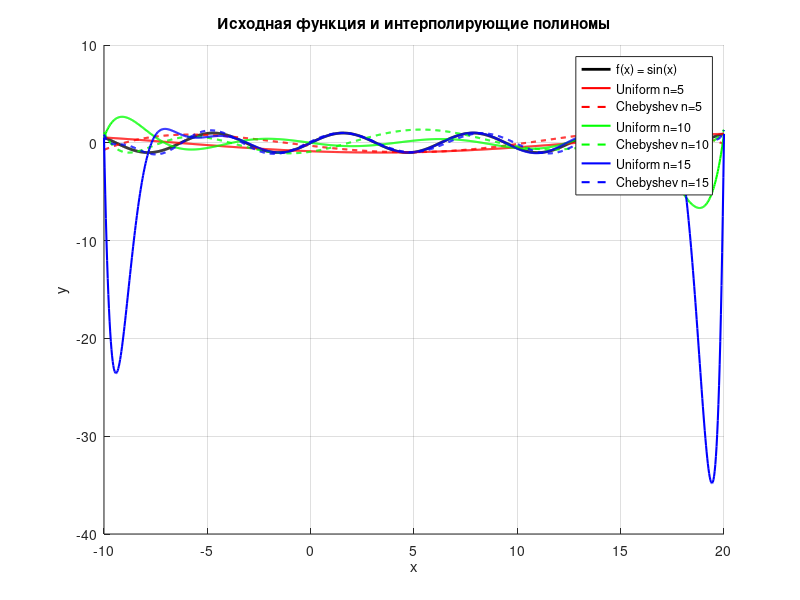
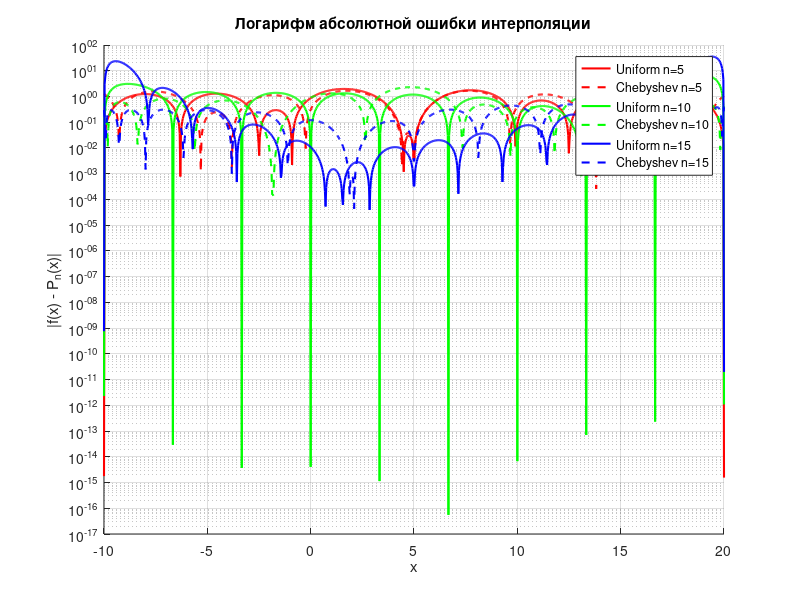
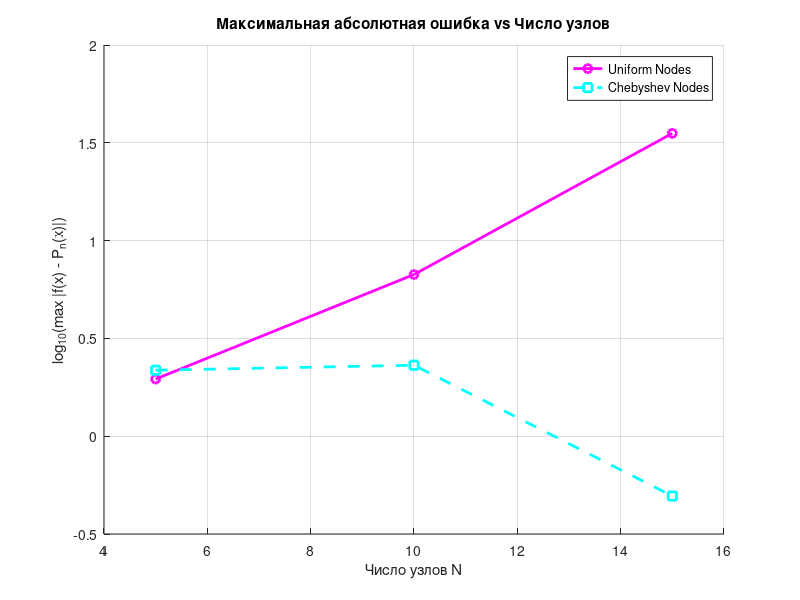

These figures' MATLAB source, in order:
function interpolation_analysis()
    a = -10;
    b = 20;

    f = @(x) sin(x);
    n_values = [5, 10, 15];

    x_plot = linspace(a, b, 1000);
    f_values = f(x_plot);

    max_errors_uniform = zeros(length(n_values),1);
    max_errors_chebyshev = zeros(length(n_values),1);

    % Цвета и стили линий для различных n
    colors = ['r', 'g', 'b'];
    line_styles = {'-', '--', '-.'};

    %% 1. Построение графиков f(x) и P_n(x) для разных n и типов узлов
    figure('Name', 'Исходная функция и интерполирующие полиномы', 'NumberTitle', 'off');
    hold on;
    plot(x_plot, f_values, 'k-', 'LineWidth', 2, 'DisplayName', 'f(x) = sin(x)');

    for idx = 1:length(n_values)
        n = n_values(idx);
        N = n;

        uniform_nodes = linspace(a, b, N);
        y_uniform = f(uniform_nodes);
        P_uniform = polyfit(uniform_nodes, y_uniform, N-1);
        Pn_uniform = polyval(P_uniform, x_plot);
        plot(x_plot, Pn_uniform, 'Color', colors(idx), 'LineStyle', line_styles{1}, 'LineWidth', 1.5, ...
            'DisplayName', sprintf('Uniform n=%d', n));

        %% Чебышёвские узлы
        chebyshev_nodes = 0.5*(a + b) + 0.5*(b - a)*cos(((2*(0:N-1)+1)*pi)/(2*N));
        y_chebyshev = f(chebyshev_nodes);
        P_chebyshev = polyfit(chebyshev_nodes, y_chebyshev, N-1);
        Pn_chebyshev = polyval(P_chebyshev, x_plot);
        plot(x_plot, Pn_chebyshev, 'Color', colors(idx), 'LineStyle', line_styles{2}, 'LineWidth', 1.5, ...
            'DisplayName', sprintf('Chebyshev n=%d', n));

        %% Сохранение максимальных ошибок
        error_uniform = abs(f_values - Pn_uniform);
        error_chebyshev = abs(f_values - Pn_chebyshev);
        max_errors_uniform(idx) = max(error_uniform);
        max_errors_chebyshev(idx) = max(error_chebyshev);
    end

    xlabel('x');
    ylabel('y');
    title('Исходная функция и интерполирующие полиномы');
    legend('Location', 'best');
    grid on;
    hold off;

    figure('Name', 'Логарифм абсолютной ошибки интерполяции', 'NumberTitle', 'off');
    hold on;
    for idx = 1:length(n_values)
        n = n_values(idx);
        N = n;

        uniform_nodes = linspace(a, b, N);
        y_uniform = f(uniform_nodes);
        P_uniform = polyfit(uniform_nodes, y_uniform, N-1);
        Pn_uniform = polyval(P_uniform, x_plot);
        error_uniform = abs(f_values - Pn_uniform);
        semilogy(x_plot, error_uniform, 'Color', colors(idx), 'LineStyle', line_styles{1}, 'LineWidth', 1.5, ...
            'DisplayName', sprintf('Uniform n=%d', n));

        %% Чебышёвские узлы
        chebyshev_nodes = 0.5*(a + b) + 0.5*(b - a)*cos(((2*(0:N-1)+1)*pi)/(2*N));
        y_chebyshev = f(chebyshev_nodes);
        P_chebyshev = polyfit(chebyshev_nodes, y_chebyshev, N-1);
        Pn_chebyshev = polyval(P_chebyshev, x_plot);
        error_chebyshev = abs(f_values - Pn_chebyshev);
        semilogy(x_plot, error_chebyshev, 'Color', colors(idx), 'LineStyle', line_styles{2}, 'LineWidth', 1.5, ...
            'DisplayName', sprintf('Chebyshev n=%d', n));
    end

    xlabel('x');
    ylabel('|f(x) - P_n(x)|');
    title('Логарифм абсолютной ошибки интерполяции');
    legend('Location', 'best');
    grid on;
    hold off;

    figure('Name', 'Максимальная абсолютная ошибка vs Число узлов', 'NumberTitle', 'off');
    hold on;
    N_values = n_values;
    log_max_uniform = log10(max_errors_uniform);
    log_max_chebyshev = log10(max_errors_chebyshev);

    plot(N_values, log_max_uniform, 'o-', 'Color', 'm', 'LineWidth', 2, ...
        'DisplayName', 'Uniform Nodes');
    plot(N_values, log_max_chebyshev, 's--', 'Color', 'c', 'LineWidth', 2, ...
        'DisplayName', 'Chebyshev Nodes');

    xlabel('Число узлов N');
    ylabel('log_{10}(max |f(x) - P_n(x)|)');
    title('Максимальная абсолютная ошибка vs Число узлов');
    legend('Location', 'best');
    grid on;
    hold off;
end


function task2(a, b, n, x_test)
  uniform_nodes = linspace(a, b, n);
  chebyshev_nodes = cos(((2*(0:n-1) + 1) * pi) / (2*n));
  chebyshev_nodes = 0.5 * ((b - a) * chebyshev_nodes + (b + a));
  function result = f(x)
    result = sin(10 * x) ./ (x.^2 + 1);
  endfunction

  y = f(uniform_nodes);

  P = zeros(n, n);
  P(1, :) = y(:);
  for i = 2 : n
    for j = 1 : (n - i + 1)
      P(i, j) = ((x_test - uniform_nodes(j)) * P(i-1, j+1) - (x_test - uniform_nodes(i+j-1)) * P(i-1, j)) / (uniform_nodes(i+j-1) - uniform_nodes(j));
    endfor
  endfor

  Pn_x = P(n, 1);
  fx_test = f(x_test);
  disp(['Interpolated value at x = ', num2str(x_test), ' is ', num2str(Pn_x)]);
  disp(['Actual value at x = ', num2str(x_test), ' is ', num2str(fx_test)]);
  x_plot = linspace(a, b, n);
  f_values = f(x_plot);
  P_values = zeros(1, length(x_plot));
  for k = 1:length(x_plot)
    P_temp = zeros(n, n);
    P_temp(1, :) = y(:);
    for i = 2:n
      for j = 1:(n - i + 1)
        P_temp(i, j) = ((x_plot(k) - uniform_nodes(j)) * P_temp(i-1, j+1) - (x_plot(k) - uniform_nodes(i+j-1)) * P_temp(i-1, j)) / (uniform_nodes(i+j-1) - uniform_nodes(j));
      endfor
    endfor
    P_values(k) = P_temp(n, 1);
  endfor

  plot(x_plot, f_values, 'r-', 'LineWidth', 2);
  hold on;

  plot(x_plot, P_values, 'b-', 'LineWidth', 2);

  xlabel('x');
  ylabel('y');
  legend('f(x)', 'Pn(x)');
  title('Original function vs Interpolated Polynomial');
  grid on;
  hold off;


endfunction




